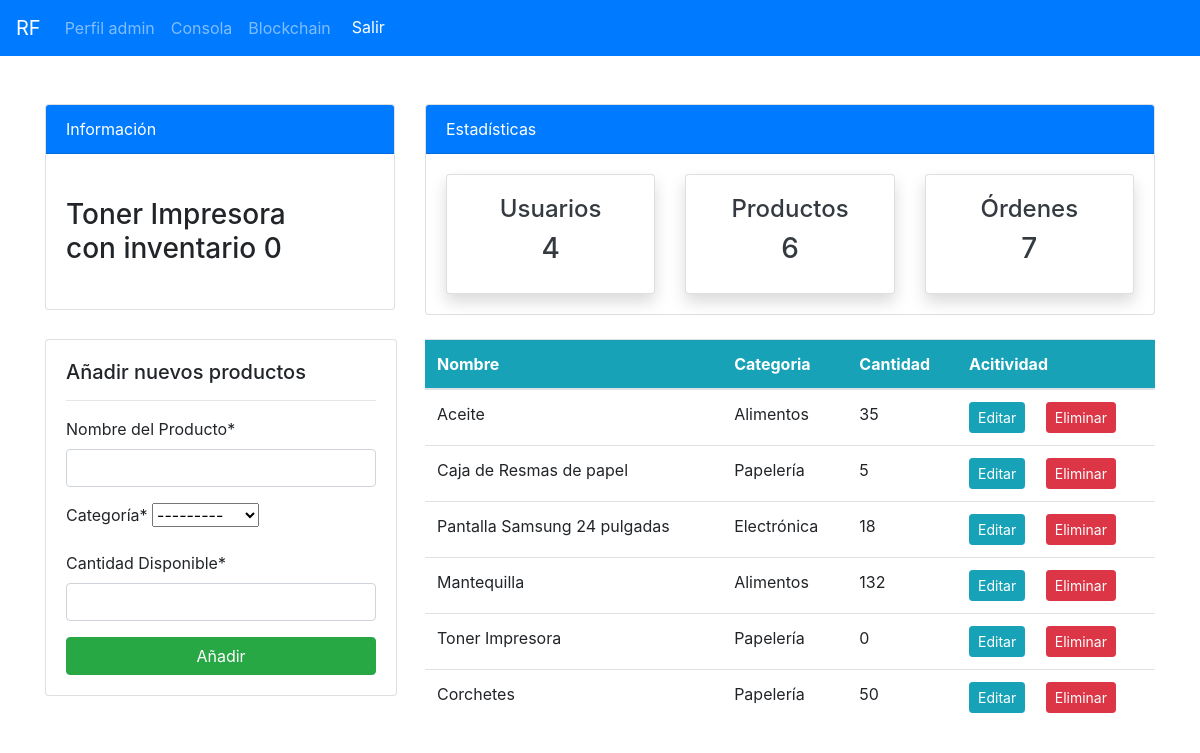
Page /productos/ (signed in) on the earlier database version.
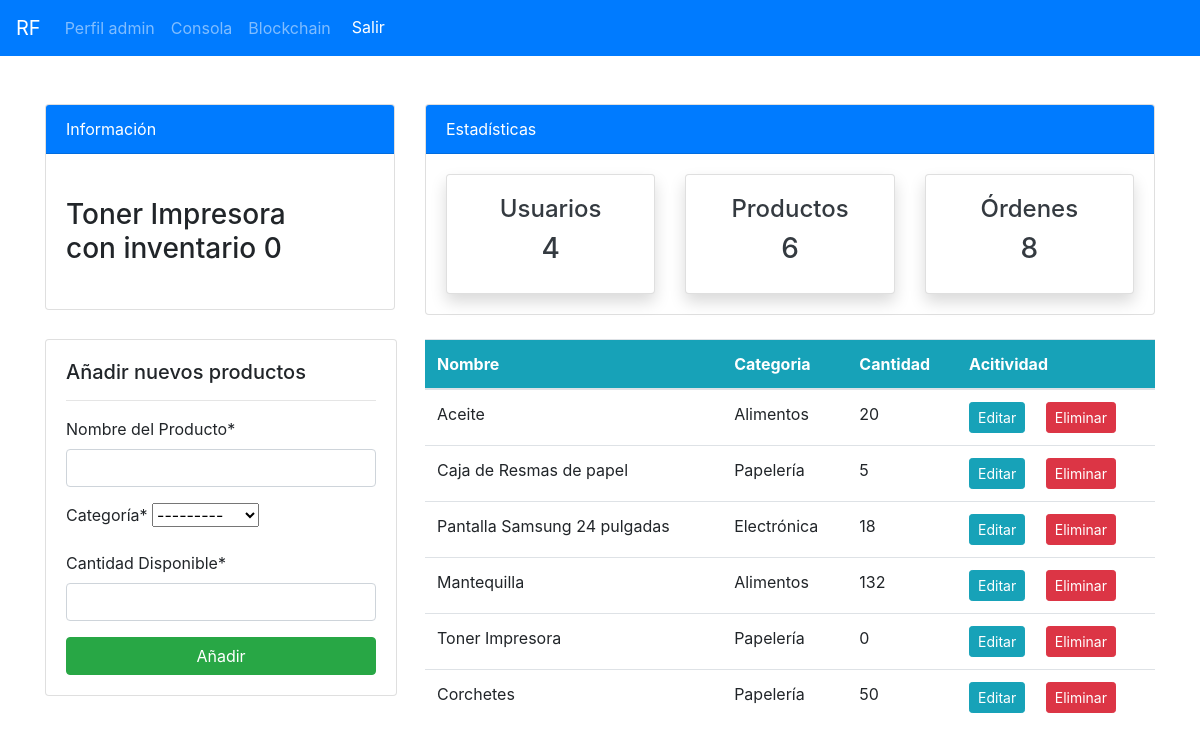
Same page on the later database version.
### api/models.py (models this page shows, shortened)
class Product(models.Model):
    CATEGORY = (
    ('Stationary', 'Papelería'),
    ('Electronics', 'Electrónica'),
    ('Food', 'Alimentos'),
)
    name = models.CharField(max_length=100, null=True)
    quantity = models.PositiveIntegerField(null=True)
    category = models.CharField(max_length=50, choices=CATEGORY, null=True)

### api/views.py (the view)
# urls.py: path("productos/", views.productos, name = "api-productos"),
@login_required(login_url='user-login')
def productos(request):
    items = Product.objects.all() #usando ORM
    workers_count = User.objects.all().count()
    orders_count = Order.objects.all().count()
    item_count = items.count()
    productos_con_stock_cero = Product.objects.filter(quantity=0)
    CATEGORY_TRANSLATIONS = {
    'Food': 'Alimentos',
    'Electronics': 'Electrónica',
    'Stationary': 'Papelería',
    }
    for item in items:
        item.category = CATEGORY_TRANSLATIONS.get(item.category, item.category)
    if request.method == "POST":
        form = ProductForm(request.POST)
        if form.is_valid():
            form.save()
            product_name = form.cleaned_data.get('name')
            messages.success(request, f'{product_name} ha sido añadido con exito')
            return redirect("api-productos")
    else:
        form = ProductForm()
    context = {
        'items': items,
        'form': form,
        'workers_count':workers_count,
        'orders_count':orders_count,
        'item_count':item_count,
        'productos_con_stock_cero': productos_con_stock_cero,
    }
    return render(request, "dashboard/productos.html", context)

### api/forms.py
class ProductForm(forms.ModelForm):
    class Meta:
        model = Product
        fields = ['name', 'category', 'quantity']
        labels = {
            'name': 'Nombre del Producto',     # Cambia "name" a "Nombre del Producto"
            'category': 'Categoría',           # Cambia "category" a "Categoría"
            'quantity': 'Cantidad Disponible', # Cambia "quantity" a "Cantidad Disponible"
        }

### api/models.py (called while the page is built)
    def get_queryset(self):
        return OrderQuerySet(self.model, using=self._db)

### templates/dashboard/productos.html (shortened to what this page needs)
{% extends 'partials/base.html' %}
{% load crispy_forms_tags %}
{% block content %}
{% include 'partials/topnav.html' %}
<div class="container">
<div class="row my-4">
    <div class="col-md-4">
        <div class="card" style="width: 22rem;">
            <div class="card-body">
            <h5>Añadir nuevos productos</h5>
            <hr>
            <form method="POST">
                {{ form|crispy }}
                <input class="btn btn-success btn-block" type="submit" value="Añadir">
            </form>
        </div>
    </div>
</div>
    <div class="col-md-8">
        <table class="table bg-white">
            <thead class="bg-info text-white">
                <tr>
                    <th scope="col">Nombre</th>
                    <th scope="col">Categoria</th>
                    <th scope="col">Cantidad</th>
                    <th scope="col">Acitividad</th>
                </tr>
            </thead>
            <tbody>
                {% for item in items %}
                <tr>
                    <td>{{ item.name }}</td>
                    <td>{{ item.category }}</td>
                    <td>{{ item.quantity }}</td>
                    <td>
                        <a class="btn btn-info btn-sm mr-2"
                            href="{% url 'api-productos-update' item.id %}">Editar</a>
                        <a class="btn btn-danger btn-sm ml-2"
                            href="{% url 'api-productos-delete' item.id %}">Eliminar</a>
                    </td>
                </tr>
                {% endfor %}
            </tbody>
        </table>
    </div>
</div>
</div>
{% endblock %}

### templates/partials/topnav.html (shortened to what this page needs)
<div class="container mt-4">
    <div class="row">
        <div class="col-md-4 mt-4">
            <div class="card">
                <div class="card-header bg-primary text-white">
                    Información
                </div>
                <div class="card-body" style="width: 18rem;">
                    <marquee behavior="" direction="">
                    {% if productos_con_stock_cero %}
                        {% for producto in productos_con_stock_cero %}
                        <h3 class="my-4">{{ producto.name }} con inventario {{ producto.quantity }}</h3>
                        {% endfor %}
                    {% else %}
                            <h3 class="my-4">Todos los productos tienen existencias</h3>
            {% endif %}
        </marquee>
        </div>
            </div>
        </div>
        <div class="col-md-8 mt-4">
            <div class="card">
                <div class="card-header bg-primary text-white">
                    Estadísticas
                </div>
                <div class="card-body">
                    <div class="row">
                        <div class="col-md-4">
                            <a class="text-decoration-none text-dark" href="{% url "api-staff" %}">
                                <div class="card my-card shadow">
                                    <div class="card-body text-center">
                                        <h4>Usuarios</h4>
                                        <h3>{{ workers_count }}</h3>
                                    </div>
                                </div>
                            </a>
                        </div>
                        <div class="col-md-4">
                            <a class="text-decoration-none text-dark" href="{% url "api-productos" %}">
                                <div class="card my-card shadow">
                                    <div class="card-body text-center">
                                        <h4>Productos</h4>
                                        <h3> {{ item_count }} </h3>
                                    </div>
                                </div>
                            </a>
                        </div>
                        <div class="col-md-4">
                            <a class="text-decoration-none text-dark" href="{% url "api-ordenes" %}">
                                <div class="card my-card shadow">
                                    <div class="card-body text-center">
                                        <h4>Órdenes</h4>
                                        <h3> {{ orders_count }} </h3>
                                    </div>
                                </div>
                            </a>
                        </div>
                    </div>
                </div>
            </div>
        </div>
    </div>
</div>

Differences in the rows shown:
changed Product "Aceite": quantity "35" → "20"
Other differences:
{{ orders_count }}: "7" → "8"
